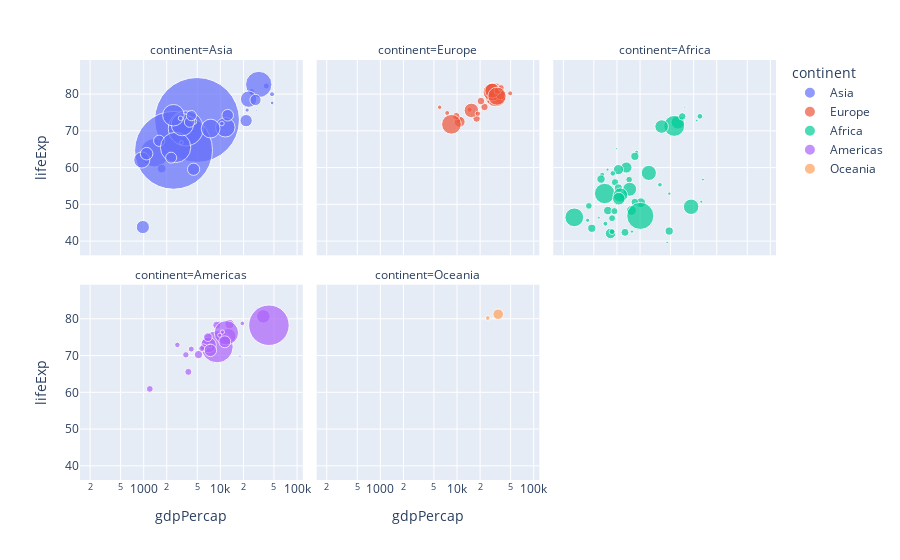

Notebook code for this chart:
### Code cell
px.scatter(df2007, x="gdpPercap", y="lifeExp", log_x=True, color="continent", size="pop", size_max=60, facet_col="continent", facet_col_wrap=3, hover_data=df2007.columns, hover_name="country")

### Figure 1 — Plotly figure (JSON) as saved in the notebook; plotly's stock layout.template omitted (floating-point values rounded to 4 significant figures; data arrays with more than 128 entries replaced by an {"elided": "..."} marker saying what was removed)
{"data": [{"customdata": {"elided": "33x6 mixed values"}, "hovertemplate": "<b>%{hovertext}</b><br><br>continent=%{customdata[1]}<br>gdpPercap=%{x}<br>lifeExp=%{y}<br>pop=%{customdata[3]}<br>country=%{customdata[0]}<br>year=%{customdata[2]}<br>iso_alpha=%{customdata[4]}<br>iso_num=%{customdata[5]}<extra></extra>", "hovertext": ["Afghanistan", "Bahrain", "Bangladesh", "Cambodia", "China", "Hong Kong, China", "India", "Indonesia", "Iran", "Iraq", "Israel", "Japan", "Jordan", "Korea, Dem. Rep.", "Korea, Rep.", "Kuwait", "Lebanon", "Malaysia", "Mongolia", "Myanmar", "Nepal", "Oman", "Pakistan", "Philippines", "Saudi Arabia", "Singapore", "Sri Lanka", "Syria", "Taiwan", "Thailand", "Vietnam", "West Bank and Gaza", "Yemen, Rep."], "legendgroup": "Asia", "marker": {"color": "#636efa", "size": [31889923, 708573, 150448339, 14131858, 1318683096, 6980412, 1110396331, 223547000, 69453570, 27499638, 6426679, 127467972, 6053193, 23301725, 49044790, 2505559, 3921278, 24821286, 2874127, 47761980, 28901790, 3204897, 169270617, 91077287, 27601038, 4553009, 20378239, 19314747, 23174294, 65068149, 85262356, 4018332, 22211743], "sizemode": "area", "sizeref": 366300.0, "symbol": "circle"}, "mode": "markers", "name": "Asia", "orientation": "v", "showlegend": true, "type": "scatter", "x": [974.6, 29800.0, 1391.0, 1714.0, 4959.0, 39720.0, 2452.0, 3541.0, 11610.0, 4471.0, 25520.0, 31660.0, 4519.0, 1593.0, 23350.0, 47310.0, 10460.0, 12450.0, 3096.0, 944, 1091.0, 22320.0, 2606.0, 3190.0, 21650.0, 47140.0, 3970.0, 4185.0, 28720.0, 7458.0, 2442.0, 3025.0, 2281.0], "xaxis": "x4", "y": [43.83, 75.64, 64.06, 59.72, 72.96, 82.21, 64.7, 70.65, 70.96, 59.55, 80.75, 82.6, 72.53, 67.3, 78.62, 77.59, 71.99, 74.24, 66.8, 62.07, 63.78, 75.64, 65.48, 71.69, 72.78, 79.97, 72.4, 74.14, 78.4, 70.62, 74.25, 73.42, 62.7], "yaxis": "y4"}, {"customdata": {"elided": "30x6 mixed values"}, "hovertemplate": "<b>%{hovertext}</b><br><br>continent=%{customdata[1]}<br>gdpPercap=%{x}<br>lifeExp=%{y}<br>pop=%{customdata[3]}<br>country=%{customdata[0]}<br>year=%{customdata[2]}<br>iso_alpha=%{customdata[4]}<br>iso_num=%{customdata[5]}<extra></extra>", "hovertext": ["Albania", "Austria", "Belgium", "Bosnia and Herzegovina", "Bulgaria", "Croatia", "Czech Republic", "Denmark", "Finland", "France", "Germany", "Greece", "Hungary", "Iceland", "Ireland", "Italy", "Montenegro", "Netherlands", "Norway", "Poland", "Portugal", "Romania", "Serbia", "Slovak Republic", "Slovenia", "Spain", "Sweden", "Switzerland", "Turkey", "United Kingdom"], "legendgroup": "Europe", "marker": {"color": "#EF553B", "size": [3600523, 8199783, 10392226, 4552198, 7322858, 4493312, 10228744, 5468120, 5238460, 61083916, 82400996, 10706290, 9956108, 301931, 4109086, 58147733, 684736, 16570613, 4627926, 38518241, 10642836, 22276056, 10150265, 5447502, 2009245, 40448191, 9031088, 7554661, 71158647, 60776238], "sizemode": "area", "sizeref": 366300.0, "symbol": "circle"}, "mode": "markers", "name": "Europe", "orientation": "v", "showlegend": true, "type": "scatter", "x": [5937.0, 36130.0, 33690.0, 7446.0, 10680.0, 14620.0, 22830.0, 35280.0, 33210.0, 30470.0, 32170.0, 27540.0, 18010.0, 36180.0, 40680.0, 28570.0, 9254.0, 36800.0, 49360.0, 15390.0, 20510.0, 10810.0, 9787.0, 18680.0, 25770.0, 28820.0, 33860.0, 37510.0, 8458.0, 33200.0], "xaxis": "x5", "y": [76.42, 79.83, 79.44, 74.85, 73.0, 75.75, 76.49, 78.33, 79.31, 80.66, 79.41, 79.48, 73.34, 81.76, 78.89, 80.55, 74.54, 79.76, 80.2, 75.56, 78.1, 72.48, 74.0, 74.66, 77.93, 80.94, 80.88, 81.7, 71.78, 79.42], "yaxis": "y5"}, {"customdata": {"elided": "52x6 mixed values"}, "hovertemplate": "<b>%{hovertext}</b><br><br>continent=%{customdata[1]}<br>gdpPercap=%{x}<br>lifeExp=%{y}<br>pop=%{customdata[3]}<br>country=%{customdata[0]}<br>year=%{customdata[2]}<br>iso_alpha=%{customdata[4]}<br>iso_num=%{customdata[5]}<extra></extra>", "hovertext": ["Algeria", "Angola", "Benin", "Botswana", "Burkina Faso", "Burundi", "Cameroon", "Central African Republic", "Chad", "Comoros", "Congo, Dem. Rep.", "Congo, Rep.", "Cote d'Ivoire", "Djibouti", "Egypt", "Equatorial Guinea", "Eritrea", "Ethiopia", "Gabon", "Gambia", "Ghana", "Guinea", "Guinea-Bissau", "Kenya", "Lesotho", "Liberia", "Libya", "Madagascar", "Malawi", "Mali", "Mauritania", "Mauritius", "Morocco", "Mozambique", "Namibia", "Niger", "Nigeria", "Reunion", "Rwanda", "Sao Tome and Principe", "Senegal", "Sierra Leone", "Somalia", "South Africa", "Sudan", "Swaziland", "Tanzania", "Togo", "Tunisia", "Uganda", "Zambia", "Zimbabwe"], "legendgroup": "Africa", "marker": {"color": "#00cc96", "size": [33333216, 12420476, 8078314, 1639131, 14326203, 8390505, 17696293, 4369038, 10238807, 710960, 64606759, 3800610, 18013409, 496374, 80264543, 551201, 4906585, 76511887, 1454867, 1688359, 22873338, 9947814, 1472041, 35610177, 2012649, 3193942, 6036914, 19167654, 13327079, 12031795, 3270065, 1250882, 33757175, 19951656, 2055080, 12894865, 135031164, 798094, 8860588, 199579, 12267493, 6144562, 9118773, 43997828, 42292929, 1133066, 38139640, 5701579, 10276158, 29170398, 11746035, 12311143], "sizemode": "area", "sizeref": 366300.0, "symbol": "circle"}, "mode": "markers", "name": "Africa", "orientation": "v", "showlegend": true, "type": "scatter", "x": [6223.0, 4797.0, 1441.0, 12570.0, 1217.0, 430.1, 2042.0, 706.0, 1704.0, 986.1, 277.6, 3633.0, 1545.0, 2082.0, 5581.0, 12150.0, 641.4, 690.8, 13210.0, 752.7, 1328.0, 942.7, 579.2, 1463.0, 1569.0, 414.5, 12060.0, 1045.0, 759.3, 1043.0, 1803.0, 10960.0, 3820.0, 823.7, 4811.0, 619.7, 2014.0, 7670.0, 863.1, 1598.0, 1712.0, 862.5, 926.1, 9270.0, 2602.0, 4513.0, 1107.0, 883.0, 7093.0, 1056.0, 1271.0, 469.7], "xaxis": "x6", "y": [72.3, 42.73, 56.73, 50.73, 52.3, 49.58, 50.43, 44.74, 50.65, 65.15, 46.46, 55.32, 48.33, 54.79, 71.34, 51.58, 58.04, 52.95, 56.73, 59.45, 60.02, 56.01, 46.39, 54.11, 42.59, 45.68, 73.95, 59.44, 48.3, 54.47, 64.16, 72.8, 71.16, 42.08, 52.91, 56.87, 46.86, 76.44, 46.24, 65.53, 63.06, 42.57, 48.16, 49.34, 58.56, 39.61, 52.52, 58.42, 73.92, 51.54, 42.38, 43.49], "yaxis": "y6"}, {"customdata": {"elided": "25x6 mixed values"}, "hovertemplate": "<b>%{hovertext}</b><br><br>continent=%{customdata[1]}<br>gdpPercap=%{x}<br>lifeExp=%{y}<br>pop=%{customdata[3]}<br>country=%{customdata[0]}<br>year=%{customdata[2]}<br>iso_alpha=%{customdata[4]}<br>iso_num=%{customdata[5]}<extra></extra>", "hovertext": ["Argentina", "Bolivia", "Brazil", "Canada", "Chile", "Colombia", "Costa Rica", "Cuba", "Dominican Republic", "Ecuador", "El Salvador", "Guatemala", "Haiti", "Honduras", "Jamaica", "Mexico", "Nicaragua", "Panama", "Paraguay", "Peru", "Puerto Rico", "Trinidad and Tobago", "United States", "Uruguay", "Venezuela"], "legendgroup": "Americas", "marker": {"color": "#ab63fa", "size": [40301927, 9119152, 190010647, 33390141, 16284741, 44227550, 4133884, 11416987, 9319622, 13755680, 6939688, 12572928, 8502814, 7483763, 2780132, 108700891, 5675356, 3242173, 6667147, 28674757, 3942491, 1056608, 301139947, 3447496, 26084662], "sizemode": "area", "sizeref": 366300.0, "symbol": "circle"}, "mode": "markers", "name": "Americas", "orientation": "v", "showlegend": true, "type": "scatter", "x": [12780.0, 3822.0, 9066.0, 36320.0, 13170.0, 7007.0, 9645.0, 8948.0, 6025.0, 6873.0, 5728.0, 5186.0, 1202.0, 3548.0, 7321.0, 11980.0, 2749.0, 9809.0, 4173.0, 7409.0, 19330.0, 18010.0, 42950.0, 10610.0, 11420.0], "xaxis": "x", "y": [75.32, 65.55, 72.39, 80.65, 78.55, 72.89, 78.78, 78.27, 72.23, 74.99, 71.88, 70.26, 60.92, 70.2, 72.57, 76.19, 72.9, 75.54, 71.75, 71.42, 78.75, 69.82, 78.24, 76.38, 73.75], "yaxis": "y"}, {"customdata": [["Australia", "Oceania", 2007, 20434176, "AUS", 36], ["New Zealand", "Oceania", 2007, 4115771, "NZL", 554]], "hovertemplate": "<b>%{hovertext}</b><br><br>continent=%{customdata[1]}<br>gdpPercap=%{x}<br>lifeExp=%{y}<br>pop=%{customdata[3]}<br>country=%{customdata[0]}<br>year=%{customdata[2]}<br>iso_alpha=%{customdata[4]}<br>iso_num=%{customdata[5]}<extra></extra>", "hovertext": ["Australia", "New Zealand"], "legendgroup": "Oceania", "marker": {"color": "#FFA15A", "size": [20434176, 4115771], "sizemode": "area", "sizeref": 366300.0, "symbol": "circle"}, "mode": "markers", "name": "Oceania", "orientation": "v", "showlegend": true, "type": "scatter", "x": [34440.0, 25190.0], "xaxis": "x2", "y": [81.23, 80.2], "yaxis": "y2"}], "layout": {"annotations": [{"font": {}, "showarrow": false, "text": "continent=Americas", "x": 0.16, "xanchor": "center", "xref": "paper", "y": 0.465, "yanchor": "bottom", "yref": "paper"}, {"font": {}, "showarrow": false, "text": "continent=Oceania", "x": 0.5, "xanchor": "center", "xref": "paper", "y": 0.465, "yanchor": "bottom", "yref": "paper"}, {"font": {}, "showarrow": false, "text": "continent=Asia", "x": 0.16, "xanchor": "center", "xref": "paper", "y": 1.0, "yanchor": "bottom", "yref": "paper"}, {"font": {}, "showarrow": false, "text": "continent=Europe", "x": 0.5, "xanchor": "center", "xref": "paper", "y": 1.0, "yanchor": "bottom", "yref": "paper"}, {"font": {}, "showarrow": false, "text": "continent=Africa", "x": 0.84, "xanchor": "center", "xref": "paper", "y": 1.0, "yanchor": "bottom", "yref": "paper"}], "legend": {"itemsizing": "constant", "title": {"text": "continent"}, "tracegroupgap": 0}, "margin": {"t": 60}, "xaxis": {"anchor": "y", "domain": [0, 0.32], "title": {"text": "gdpPercap"}, "type": "log"}, "xaxis2": {"anchor": "y2", "domain": [0.34, 0.66], "matches": "x", "title": {"text": "gdpPercap"}, "type": "log"}, "xaxis3": {"anchor": "y3", "domain": [0.68, 1.0], "matches": "x", "title": {"text": "gdpPercap"}, "type": "log"}, "xaxis4": {"anchor": "y4", "domain": [0, 0.32], "matches": "x", "showticklabels": false, "type": "log"}, "xaxis5": {"anchor": "y5", "domain": [0.34, 0.66], "matches": "x", "showticklabels": false, "type": "log"}, "xaxis6": {"anchor": "y6", "domain": [0.68, 1.0], "matches": "x", "showticklabels": false, "type": "log"}, "yaxis": {"anchor": "x", "domain": [0, 0.465], "title": {"text": "lifeExp"}}, "yaxis2": {"anchor": "x2", "domain": [0, 0.465], "matches": "y", "showticklabels": false}, "yaxis3": {"anchor": "x3", "domain": [0, 0.465], "matches": "y", "showticklabels": false}, "yaxis4": {"anchor": "x4", "domain": [0.535, 1.0], "matches": "y", "title": {"text": "lifeExp"}}, "yaxis5": {"anchor": "x5", "domain": [0.535, 1.0], "matches": "y", "showticklabels": false}, "yaxis6": {"anchor": "x6", "domain": [0.535, 1.0], "matches": "y", "showticklabels": false}}}
